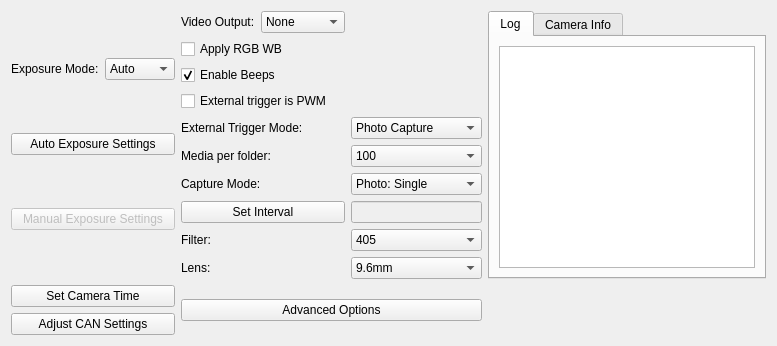
          <widget class="QWidget" name="tab_3">
           <attribute name="title">
            <string>Configure</string>
           </attribute>
           <layout class="QGridLayout" name="gridLayout_6">
            <item row="1" column="1">
             <widget class="QPushButton" name="KernelAdvancedSettingsButton">
              <property name="text">
               <string>Advanced Options</string>
              </property>
             </widget>
            </item>
            <item row="0" column="0">
             <layout class="QVBoxLayout" name="verticalLayout">
              <item>
               <layout class="QHBoxLayout" name="horizontalLayout_26">
                <item>
                 <widget class="QLabel" name="label_5">
                  <property name="text">
                   <string>Exposure Mode:</string>
                  </property>
                 </widget>
                </item>
                <item>
                 <widget class="QComboBox" name="KernelExposureMode">
                  <item>
                   <property name="text">
                    <string>Auto</string>
                   </property>
                  </item>
                  <item>
                   <property name="text">
                    <string>Manual</string>
                   </property>
                  </item>
                 </widget>
                </item>
               </layout>
              </item>
              <item>
               <widget class="QPushButton" name="KernelAESettingsButton">
                <property name="text">
                 <string>Auto Exposure Settings</string>
                </property>
               </widget>
              </item>
              <item>
               <widget class="QPushButton" name="KernelMESettingsButton">
                <property name="enabled">
                 <bool>false</bool>
                </property>
                <property name="text">
                 <string>Manual Exposure Settings</string>
                </property>
               </widget>
              </item>
             </layout>
            </item>
            <item row="1" column="0">
             <layout class="QVBoxLayout" name="verticalLayout_3">
              <item>
               <widget class="QPushButton" name="KernelTimeButton">
                <property name="text">
                 <string>Set Camera Time</string>
                </property>
               </widget>
              </item>
              <item>
               <widget class="QPushButton" name="KernelCANButton">
                <property name="text">
                 <string>Adjust CAN Settings</string>
                </property>
               </widget>
              </item>
             </layout>
            </item>
            <item row="0" column="1">
             <layout class="QGridLayout" name="gridLayout">
              <item row="4" column="0">
               <widget class="QLabel" name="label_19">
                <property name="text">
                 <string>External Trigger Mode:</string>
                </property>
               </widget>
              </item>
              <item row="2" column="1">
               <spacer name="horizontalSpacer_2">
                <property name="orientation">
                 <enum>Qt::Horizontal</enum>
                </property>
                <property name="sizeHint" stdset="0">
                 <size>
                  <width>40</width>
                  <height>20</height>
                 </size>
                </property>
               </spacer>
              </item>
              <item row="2" column="0">
               <widget class="QCheckBox" name="KernelBeep">
                <property name="text">
                 <string>Enable Beeps</string>
                </property>
                <property name="checked">
                 <bool>true</bool>
                </property>
               </widget>
              </item>
              <item row="3" column="0">
               <widget class="QCheckBox" name="KernelPWMSignal">
                <property name="text">
                 <string>External trigger is PWM</string>
                </property>
               </widget>
              </item>
              <item row="3" column="1">
               <spacer name="horizontalSpacer_9">
                <property name="orientation">
                 <enum>Qt::Horizontal</enum>
                </property>
                <property name="sizeHint" stdset="0">
                 <size>
                  <width>40</width>
                  <height>20</height>
                 </size>
                </property>
               </spacer>
              </item>
              <item row="7" column="1">
               <widget class="QLineEdit" name="KernelIntervalLine">
                <property name="enabled">
                 <bool>false</bool>
                </property>
                <property name="readOnly">
                 <bool>true</bool>
                </property>
               </widget>
              </item>
              <item row="4" column="1">
               <widget class="QComboBox" name="KernelPWMMode">
                <item>
                 <property name="text">
                  <string>Photo Capture</string>
                 </property>
                </item>
                <item>
                 <property name="text">
                  <string>Continuous</string>
                 </property>
                </item>
                <item>
                 <property name="text">
                  <string>Interval</string>
                 </property>
                </item>
                <item>
                 <property name="text">
                  <string>Video Recording</string>
                 </property>
                </item>
                <item>
                 <property name="text">
                  <string>Video Looping</string>
                 </property>
                </item>
               </widget>
              </item>
              <item row="8" column="0">
               <widget class="QLabel" name="label_11">
                <property name="text">
                 <string>Filter:</string>
                </property>
               </widget>
              </item>
              <item row="0" column="1">
               <spacer name="horizontalSpacer_13">
                <property name="orientation">
                 <enum>Qt::Horizontal</enum>
                </property>
                <property name="sizeHint" stdset="0">
                 <size>
                  <width>40</width>
                  <height>20</height>
                 </size>
                </property>
               </spacer>
              </item>
              <item row="5" column="0">
               <widget class="QLabel" name="label_9">
                <property name="text">
                 <string>Media per folder:</string>
                </property>
               </widget>
              </item>
              <item row="6" column="0">
               <widget class="QLabel" name="label_8">
                <property name="text">
                 <string>Capture Mode:</string>
                </property>
               </widget>
              </item>
              <item row="5" column="1">
               <widget class="QComboBox" name="KernelFolderCount">
                <item>
                 <property name="text">
                  <string>100</string>
                 </property>
                </item>
                <item>
                 <property name="text">
                  <string>1000</string>
                 </property>
                </item>
                <item>
                 <property name="text">
                  <string>10000</string>
                 </property>
                </item>
               </widget>
              </item>
              <item row="7" column="0">
               <widget class="QPushButton" name="KernelIntervalButton">
                <property name="text">
                 <string>Set Interval</string>
                </property>
               </widget>
              </item>
              <item row="0" column="0">
               <layout class="QHBoxLayout" name="horizontalLayout_8">
                <item>
                 <widget class="QLabel" name="label_7">
                  <property name="text">
                   <string>Video Output:</string>
                  </property>
                 </widget>
                </item>
                <item>
                 <widget class="QComboBox" name="KernelVideoOut">
                  <item>
                   <property name="text">
                    <string>None</string>
                   </property>
                  </item>
                  <item>
                   <property name="text">
                    <string>HDMI</string>
                   </property>
                  </item>
                  <item>
                   <property name="text">
                    <string>SD (DAC)</string>
                   </property>
                  </item>
                  <item>
                   <property name="text">
                    <string>Both</string>
                   </property>
                  </item>
                 </widget>
                </item>
               </layout>
              </item>
              <item row="9" column="1">
               <widget class="QComboBox" name="KernelLensSelect">
                <item>
                 <property name="text">
                  <string>9.6mm</string>
                 </property>
                </item>
                <item>
                 <property name="text">
                  <string>8.25mm</string>
                 </property>
                </item>
                <item>
                 <property name="text">
                  <string>3.37mm</string>
                 </property>
                </item>
               </widget>
              </item>
              <item row="6" column="1">
               <widget class="QComboBox" name="KernelCaptureMode">
                <item>
                 <property name="text">
                  <string>Photo: Single</string>
                 </property>
                </item>
                <item>
                 <property name="text">
                  <string>Photo: Continuous</string>
                 </property>
                </item>
                <item>
                 <property name="text">
                  <string>Photo: Interval</string>
                 </property>
                </item>
                <item>
                 <property name="text">
                  <string>Video: Normal</string>
                 </property>
                </item>
                <item>
                 <property name="text">
                  <string>Video: Looping</string>
                 </property>
                </item>
               </widget>
              </item>
              <item row="9" column="0">
               <widget class="QLabel" name="label">
                <property name="text">
                 <string>Lens:</string>
                </property>
               </widget>
              </item>
              <item row="8" column="1">
               <layout class="QHBoxLayout" name="horizontalLayout_27">
                <item>
                 <widget class="QComboBox" name="KernelFilterSelect">
                  <item>
                   <property name="text">
                    <string>405</string>
                   </property>
                  </item>
                  <item>
                   <property name="text">
                    <string>450</string>
                   </property>
                  </item>
                  <item>
                   <property name="text">
                    <string>490</string>
                   </property>
                  </item>
                  <item>
                   <property name="text">
                    <string>518</string>
                   </property>
                  </item>
                  <item>
                   <property name="text">
                    <string>550</string>
                   </property>
                  </item>
                  <item>
                   <property name="text">
                    <string>590</string>
                   </property>
                  </item>
                  <item>
                   <property name="text">
                    <string>615</string>
                   </property>
                  </item>
                  <item>
                   <property name="text">
                    <string>632</string>
                   </property>
                  </item>
                  <item>
                   <property name="text">
                    <string>650</string>
                   </property>
                  </item>
                  <item>
                   <property name="text">
                    <string>685</string>
                   </property>
                  </item>
                  <item>
                   <property name="text">
                    <string>725</string>
                   </property>
                  </item>
                  <item>
                   <property name="text">
                    <string>780</string>
                   </property>
                  </item>
                  <item>
                   <property name="text">
                    <string>808</string>
                   </property>
                  </item>
                  <item>
                   <property name="text">
                    <string>850</string>
                   </property>
                  </item>
                  <item>
                   <property name="text">
                    <string>880</string>
                   </property>
                  </item>
                  <item>
                   <property name="text">
                    <string>940</string>
                   </property>
                  </item>
                  <item>
                   <property name="text">
                    <string>945</string>
                   </property>
                  </item>
                  <item>
                   <property name="text">
                    <string>RGB</string>
                   </property>
                  </item>
                  <item>
                   <property name="text">
                    <string>UVR</string>
                   </property>
                  </item>
                  <item>
                   <property name="text">
                    <string>NGB</string>
                   </property>
                  </item>
                  <item>
                   <property name="text">
                    <string>RGN</string>
                   </property>
                  </item>
                 </widget>
                </item>
               </layout>
              </item>
              <item row="1" column="0">
               <widget class="QCheckBox" name="KernelMatrixButton">
                <property name="text">
                 <string>Apply RGB WB</string>
                </property>
                <property name="checkable">
                 <bool>true</bool>
                </property>
               </widget>
              </item>
              <item row="1" column="1">
               <spacer name="horizontalSpacer_14">
                <property name="orientation">
                 <enum>Qt::Horizontal</enum>
                </property>
                <property name="sizeHint" stdset="0">
                 <size>
                  <width>40</width>
                  <height>20</height>
                 </size>
                </property>
               </spacer>
              </item>
             </layout>
            </item>
            <item row="0" column="3">
             <widget class="QTabWidget" name="tabWidget_3">
              <property name="currentIndex">
               <number>0</number>
              </property>
              <widget class="QWidget" name="tab_8">
               <attribute name="title">
                <string>Log</string>
               </attribute>
               <layout class="QGridLayout" name="gridLayout_12">
                <item row="0" column="0">
                 <widget class="QTextEdit" name="KernelLog"/>
                </item>
               </layout>
              </widget>
              <widget class="QWidget" name="tab_9">
               <attribute name="title">
                <string>Camera Info</string>
               </attribute>
               <layout class="QGridLayout" name="gridLayout_13">
                <item row="0" column="0">
                 <widget class="QTextEdit" name="KernelPanel"/>
                </item>
               </layout>
              </widget>
             </widget>
            </item>
           </layout>
          </widget>
